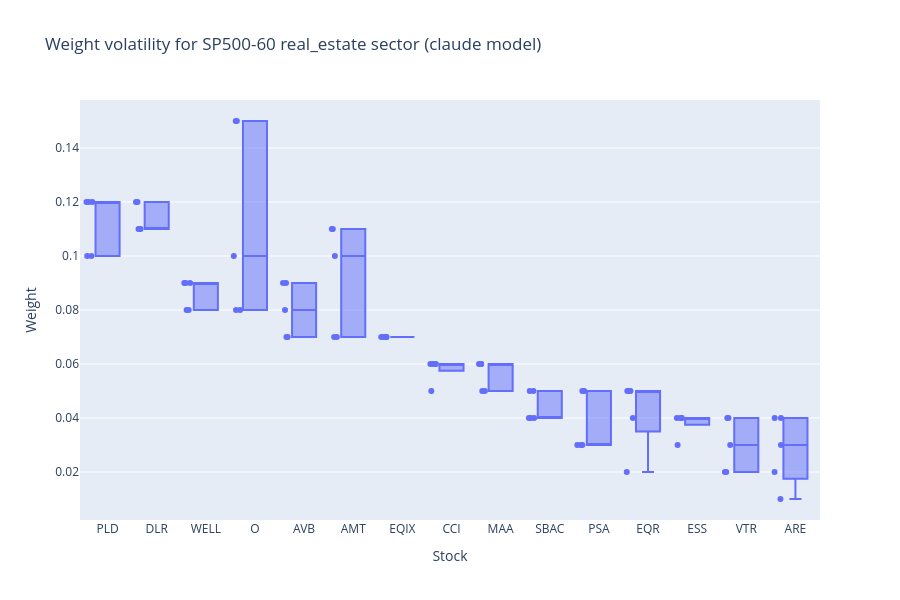

This figure's notebook cell:
### Markdown cell above
# Weight volatility

### Code cell
csv_path_write_avg = f'cached/claude_avg_weights_response/responses15_auto_{sector_name}.csv'
dfw = pd.read_csv(csv_path_write_avg)

fig = px.box(dfw, x='Stock', y=['Weight_0', 'Weight_1', 'Weight_2', 'Weight_3', 'Weight_4'], points="all",
             title=f"Weight volatility for {full_ticker} {sector_name} sector (claude model)",
             labels={'variable': 'Columns', 'value': 'Weight'})

fig.update_layout(height=600, width=900)
fig.show()

### Figure 1 — Plotly figure (JSON) as saved in the notebook; plotly's stock layout.template omitted (floating-point values rounded to 4 significant figures)
{"data": [{"alignmentgroup": "True", "boxpoints": "all", "hovertemplate": "Stock=%{x}<br>Weight=%{y}<extra></extra>", "legendgroup": "", "marker": {"color": "#636efa"}, "name": "", "notched": false, "offsetgroup": "", "orientation": "v", "showlegend": false, "type": "box", "x": ["PLD", "DLR", "WELL", "O", "AVB", "AMT", "EQIX", "CCI", "MAA", "SBAC", "PSA", "EQR", "ESS", "VTR", "ARE", "PLD", "DLR", "WELL", "O", "AVB", "AMT", "EQIX", "CCI", "MAA", "SBAC", "PSA", "EQR", "ESS", "VTR", "ARE", "PLD", "DLR", "WELL", "O", "AVB", "AMT", "EQIX", "CCI", "MAA", "SBAC", "PSA", "EQR", "ESS", "VTR", "ARE", "PLD", "DLR", "WELL", "O", "AVB", "AMT", "EQIX", "CCI", "MAA", "SBAC", "PSA", "EQR", "ESS", "VTR", "ARE", "PLD", "DLR", "WELL", "O", "AVB", "AMT", "EQIX", "CCI", "MAA", "SBAC", "PSA", "EQR", "ESS", "VTR", "ARE"], "x0": " ", "xaxis": "x", "y": [0.12, 0.11, 0.09, 0.08, 0.07, 0.07, 0.07, 0.06, 0.06, 0.05, 0.05, 0.05, 0.04, 0.04, 0.04, 0.12, 0.11, 0.09, 0.1, 0.08, 0.1, 0.07, 0.06, 0.05, 0.04, 0.03, 0.05, 0.04, 0.03, 0.03, 0.1, 0.12, 0.08, 0.15, 0.09, 0.11, 0.07, 0.05, 0.06, 0.04, 0.03, 0.04, 0.03, 0.02, 0.01, 0.12, 0.11, 0.09, 0.08, 0.07, 0.07, 0.07, 0.06, 0.06, 0.05, 0.05, 0.05, 0.04, 0.04, 0.04, 0.1, 0.12, 0.08, 0.15, 0.09, 0.11, 0.07, 0.06, 0.05, 0.04, 0.03, 0.02, 0.04, 0.02, 0.02], "y0": " ", "yaxis": "y"}], "layout": {"boxmode": "group", "height": 600, "legend": {"tracegroupgap": 0}, "title": {"text": "Weight volatility for SP500-60 real_estate sector (claude model)"}, "width": 900, "xaxis": {"anchor": "y", "domain": [0, 1], "title": {"text": "Stock"}}, "yaxis": {"anchor": "x", "domain": [0, 1], "title": {"text": "Weight"}}}}
